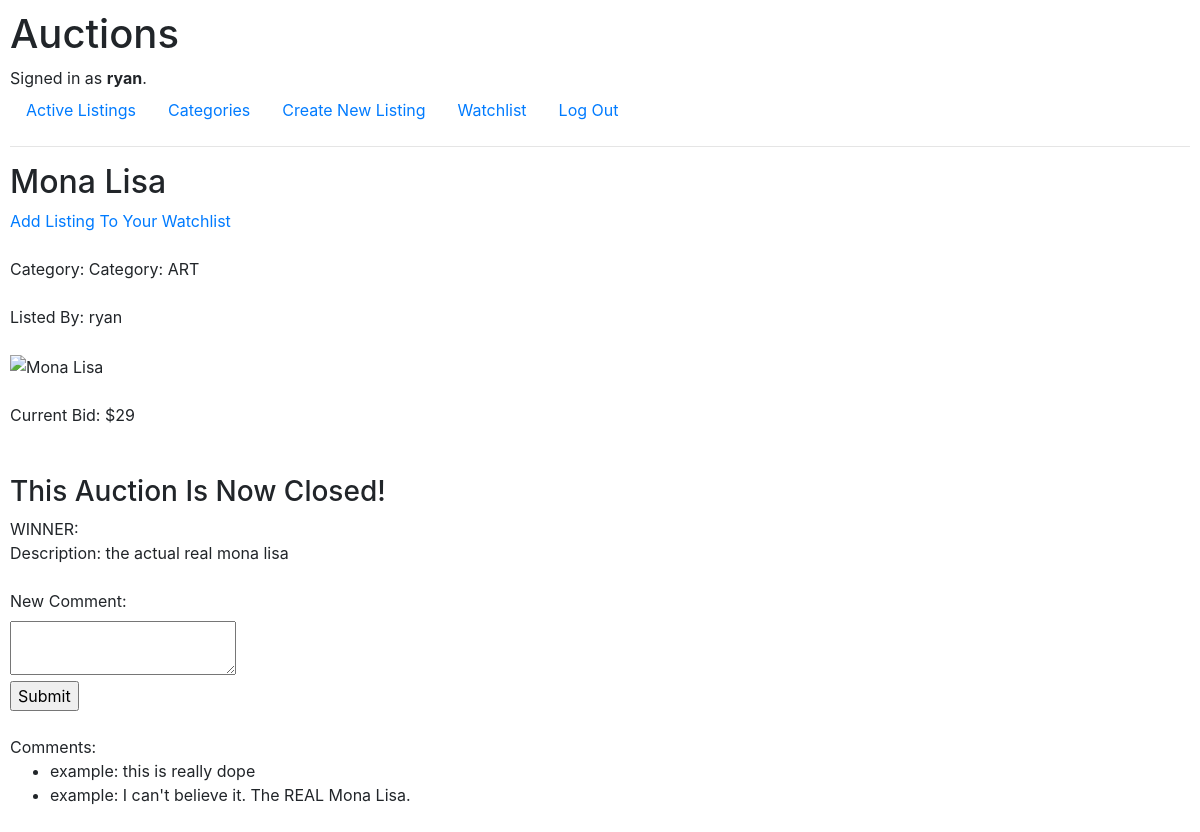
The app's page /listing/1 (signed in) with its own data.
### auctions/models.py (models this page shows, shortened)
class User(AbstractUser):
    pass

class Listing(models.Model):
    listed_by = models.ForeignKey(User, on_delete=models.CASCADE)
    category = models.ForeignKey(Category, on_delete=models.CASCADE, null=True, related_name="listings_in_category")
    title = models.CharField(max_length=64, null=True)
    description = models.TextField(null=True)
    current_bid = models.IntegerField(default=0)
    image_url = models.CharField(max_length=256, null=True)
    related_watchlists = models.ManyToManyField('Watchlist', blank=True, related_name="listings")
    auction_open = models.BooleanField(default=True)

class Category(models.Model):
    ART = 'ART'
    ANTIQUES = 'ANT'
    COLLECTIBELS = 'COL'
    FASHION = 'FAS'
    GAMES = 'GAM'
    MISCELANEOUS = 'MIS'
    MOVIES = 'MOV'
    MUSIC_EQUIPMENT = 'MUS'
    SPORTING_GOODS = 'SPO'
    TOYS = 'TOY'
    CATEGORIES_CHOICES = [
        (ART, "Art"),
        (ANTIQUES, "Antiques"),
        (COLLECTIBELS, "Collectibles"),
        (FASHION, "Fashion"),
        (GAMES, "Games"),
        (MISCELANEOUS, "Miscelaneous"),
        (MOVIES, "Movies"),
        (MUSIC_EQUIPMENT, "Music Gear & Equipment"),
        (SPORTING_GOODS, "Sporting Goods"),
        (TOYS, "Toys")
    ]
    category = models.CharField(
        max_length=3,
        choices=CATEGORIES_CHOICES,
        default=MISCELANEOUS
        )
    def __str__(self):
        return f"Category: {self.category}"

class Comment(models.Model):
    listing = models.ForeignKey(Listing, on_delete=models.CASCADE, null=True, related_name="comments_in_listing")
    comment_text = models.TextField(null=True)
    user = models.ForeignKey(User, on_delete=models.CASCADE, default=1, related_name="user_comments")
    def __str__(self):
        return f"{self.user}: {self.comment_text}"

### auctions/views.py (the view)
# urls.py: path("listing/<int:listing_id>", views.listing, name="listing"),
def listing(request, listing_id):
    listing = Listing.objects.get(pk=listing_id)
    comments = listing.comments_in_listing.all()
    highest_bid_object = str(listing.bid_listing.filter(bid=listing.current_bid))
    winner_unformatted = highest_bid_object[17:]
    winner_close = winner_unformatted.replace(">", "")
    winner = winner_close.replace("]", "")
    user = request.user
    if user is not None:
        try:
            watchlist = user.user_watchlist
            related_listings = watchlist.related_listings.all()
        except:
            Watchlist.objects.create(user=user)
            watchlist = user.user_watchlist
            related_listings = watchlist.related_listings.all()
    return render(request, "auctions/listing.html",{
        "listing": listing,
        "comments": comments,
        "winner": winner,
        "watchlist": related_listings
    })

### auctions/templates/auctions/listing.html (shortened to what this page needs)
{% extends "auctions/layout.html" %}
{% block body %}
    <h2>{{ listing.title }}</h2>
    {% if user.is_authenticated %}
        {% if listing not in watchlist %}
            <a href="{% url 'addtowatchlist' listing.id %}">Add Listing To Your Watchlist</a><br>
        {% endif %}
    {% endif %}
    <br>
    Category: {{ listing.category }}<br>
    <br>
    Listed By: {{ listing.listed_by }}<br>
    <br>
    <img src="{{ listing.image_url }}" alt="{{ listing.title }}" height="225"><br>
    <br>
    Current Bid: ${{ listing.current_bid }}<br>
    <br>
    <br>
    {% if user.is_authenticated %}
        {% if listing.auction_open == False %}
            <h3>This Auction Is Now Closed!</h3>
            WINNER: {{ winner }}
        {% endif %}
    {% endif %}
    <br>
    Description: {{ listing.description }}<br>
    <br>
    {% if user.is_authenticated %}
        <form action="{% url 'newcomment' listing.id %}" method="POST">
            <label for="new_comment">New Comment:</label><br>
            <textarea id="new_comment" name="new_comment"></textarea><br>
            <input type="submit" value="Submit"><br>
        </form>
    {% endif %}
    <br>
    Comments:<br>
    <ul>
        {% for comment in comments %}
            <li>
                {{ comment }}
            </li>
        {% endfor %}
    </ul>
{% endblock %}

### auctions/templates/auctions/layout.html (shortened to what this page needs)
{% load static %}
<!DOCTYPE html>
<html lang="en">
    <head>
        <link rel="stylesheet" href="https://stackpath.bootstrapcdn.com/bootstrap/4.4.1/css/bootstrap.min.css">
        <link href="{% static 'auctions/styles.css' %}" rel="stylesheet">
    </head>
    <body>
        <h1>Auctions</h1>
        <div>
            {% if user.is_authenticated %}
                Signed in as <strong>{{ user.username }}</strong>.
            {% else %}
                Not signed in.
            {% endif %}
        </div>
        <ul class="nav">
            <li class="nav-item">
                <a class="nav-link" href="{% url 'index' %}">Active Listings</a>
            </li>
            <li>
                <a class="nav-link" href="{% url 'categoriesindex' %}">Categories</a>
            </li>
            {% if user.is_authenticated %}
                <li class="nav-item">
                    <a class="nav-link" href="{% url 'newlisting' %}">Create New Listing</a>
                </li>
                <li class="nav-item">
                    <a class="nav-link" href="{% url 'watchlist' %}">Watchlist</a>
                </li>
                <li class="nav-item">
                    <a class="nav-link" href="{% url 'logout' %}">Log Out</a>
                </li>
            {% endif %}
        </ul>
        <hr>
        {% block body %}
        {% endblock %}
    </body>
</html>

### auctions/static/auctions/styles.css (style rules this page uses)
body { padding: 10px; }

### records on screen
User: username "ryan"
Listing: title "Mona Lisa", category "Category: ART", listed_by "ryan", current_bid "29", description "the actual real mona lisa"
Comment: user+comment_text "example: this is really dope"
Comment: user+comment_text "example: I can't believe it. The REAL Mona Lisa."
